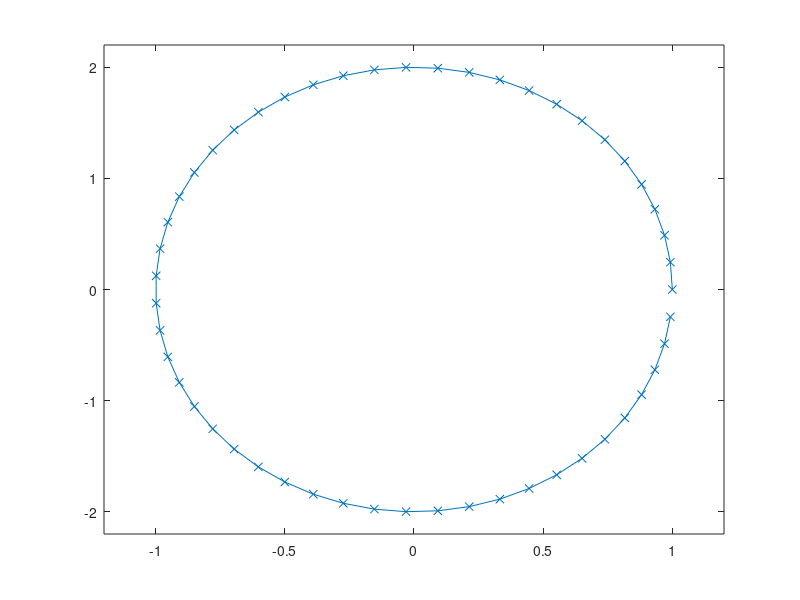

The MATLAB script that drew this image: (Note: this script raises an error after producing the figure.)
function error = surfaceTensionTest(vertices)

% get a circle
if nargin < 1
    vertices = 51;
end

% radius = 1;
% amount = (vertices*radius/2)*sin(2*pi/vertices);
% points = findVerticesNewMaterial([0,0],vertices,amount);

points = zeros(vertices,2);
angles = zeros(vertices,1);

index = 0;
while index < vertices
    theta = 0 + (2*pi*index)/vertices;
    points(index+1,1) = cos(theta);
    points(index+1,2) = 2*sin(theta);
    angles(index+1) = theta;
    index = index + 1;
end


newPoints = points;

% for a certain length of time

time = 0;
maxTime = 0.1;
dt = 0.01;

% errors!

error = 0;

figure;
plot(points(:,1),points(:,2),'x-');
xlim([-1.2,1.2]);ylim([-2.2,2.2]);
hold on;

%pause();

count = 0;
idx = 1;

disp('starting loop')

uns = zeros(vertices,1);

%while time < maxTime
while count < 1
    count = count + 1;
    
    %errors = zeros(1,size(points,1));
    
    % iterate over each point in the circle
    for ii = 1:size(points,1)
        % find the flow strength
        
        [un,normal,tangent] = calculateIntegral(ii,points);
        uns(ii) = un;
        
        news = [points(ii,:);points(ii,:)+0.3*normal];
        plot(news(:,1),news(:,2),'r-x')
        news = [points(ii,:);points(ii,:)+0.3*tangent];
        plot(news(:,1),news(:,2),'k-x')
        ii
        normal
        tangent
        dot(normal,tangent)
        
        
        % this has to be applied in the direction of the outward pointing
        % normal
        
        flow = un.*normal;

        % move that point by how much
        
        newPoints(ii,:) = points(ii,:) + flow*dt;
        
        errors(ii) = findDist(points(ii,:),newPoints(ii,:));
        
        
%         if ii == size(points,1)-1 || ii == size(points,1)-2
%             disp('old')
%             points(ii,:)
%             disp('new')
%             newPoints(ii,:)
%             disp('nonsense')
%             un
%             normal
% 
%         end
           
    end
    
    % the error is just un actually
    %error = mean(errors);
    
    points = newPoints;
    
%     figure;plot(angles,errors)
%     figure;plot(angles,uns)

    % show us the picture        
%     if mod(count,3) == 0
%         fig = figure;
%         plot(points(:,1),points(:,2),'x');
%         xlim([-1.2,1.2]);ylim([-2.2,2.2]);
%         
%         frame = getframe(fig);
%         im{idx} = frame2im(frame);
%         idx = idx + 1;
%     end
    %pause();
    
    time = time + dt;

end

% saveLocation = 'testCircle.tif';
% imwrite(im{1},saveLocation)
% for i=2:numel(im)
%     imwrite(im{i},saveLocation,'WriteMode','append')
% end

end

function [result,normal,properTangent] = calculateIntegral(index,points)
% calculate the integral at the point points(index) = r0

% calculate the normal at r0

r0 = points(index,:);

% add the end of points to the beginning and beginning to the end so it
% loops round (makes it more easy to do the loop later)
% it doesn't matter where we start the integral. And repeats of r0 are
% annoying, so arrange it so this doesn't happen (p124 lab book)


if index > 1 && index < size(points,1)
    % we are not at the end points
    points2 = [points(index-1:end,:);points(1:index+1,:)];
elseif index == 1
    % at the start
    points2 = [points(end,:);points;points(1:2,:)];
else
    % at the end
    points2 = [points(end-1:end,:);points;points(1,:)];
end

% this shifts our original index up by the size of points + 1
newIndex = size(points,1) + 1;

[normal,properTangent] = findTangentQuadratic(points2(newIndex-1,:),points2(newIndex,:),points2(newIndex+1,:),1);

% phi = atan2(points2(newIndex,2),points2(newIndex,1));
% normal = [cos(phi),sin(phi)];

integrandValsX = zeros(size(points2,1)-2,1);
integrandValsY = zeros(size(points2,1)-2,1);

distances = zeros(size(points2,1)-2,1);

% note we loop from 2 to size - 1 here as we added those three extra points
% on the ends of our original points vector
for i=2:(size(points2,1)-1)
    
    % calculate the tangent at points(i)
    [~,tangent] = findTangentQuadratic(points2(i-1,:),points2(i,:),points2(i+1,:),1);
    
%     phi = atan2(points2(i,2),points2(i,1));
%     tangent = [-sin(phi),cos(phi)];

    
    %  find the value of the integrand at points(i)
    if i == 2 || i==size(points2,1)-1
        integrandX = 0;
        integrandY = 0;
    else
        [integrandX,integrandY] = calcIntegrand2(r0,points2(i,:),tangent);
    end
    
    integrandValsX(i-1) = integrandX/(2*pi);
    integrandValsY(i-1) = integrandY/(2*pi);
    
    % now that we have the values for the integral we need to know the
    % distances between points. These get added together so we know the
    % total distance around
    
    if i==2 
        % if we are at our starting point set it to be zero
        distances(i-1) = 0;
    else
        distances(i-1) = distances(i-2) + findDist(points2(i,:),points2(i-1,:));
    end
    
end

% do the integration
% resultX = trapz(distances,integrandValsX);
% resultY = trapz(distances,integrandValsY);


resultX = irregularSimpson(distances,integrandValsX);
resultY = irregularSimpson(distances,integrandValsY);

if isnan(resultX) || isnan(resultY)
    index
    r0 = points2(index,:)
    
    integrandValsX
    integrandValsY
    
    disp('sum')
    sum(integrandValsX(2:end-1))
    
    
    figure;
    plot(distances,integrandValsX)
    
    error('Was NaN')
    
end


% we have to dot with the normal to get the size of the flow in the normal
% direction
result = resultX*normal(1) + resultY*normal(2);

end

function [integrandX,integrandY] = calcIntegrand(r0,rs,t)
% point calculating tension at, point integrating around, normal at r0,
% tangent at rs

dr = rs - r0;

square = (dr(1).^2 + dr(2).^2);

integrandX = t(1)*t(1)*calcJxxx(dr(1),square);

integrandX = integrandX + t(1)*t(2)*calcSumJxxyJxyx(dr(1),dr(2),square);

integrandX = integrandX + t(2)*t(2)*calcJxyy(dr(1),dr(2),square);

integrandY = t(1)*t(1)*calcJyxx(dr(1),dr(2),square);

integrandY = integrandY + t(1)*t(2)*calcSumJyxyJyyx(dr(1),dr(2),square);

integrandY = integrandY + t(2)*t(2)*calcJyyy(dr(2),square);

end

function [integrandX,integrandY] = calcIntegrand2(r0,rs,t)

dr = rs - r0;

square = (dr(1).^2 + dr(2).^2);

Jexpression = calcJexpression(dr(1),dr(2),t(1),t(2));

integrandX = (dr(1)/(square.^2))*Jexpression;

integrandY = (dr(2)/(square.^2))*Jexpression;


end

function result = calcJexpression(dX,dY,tX,tY)

result = tX*tX*(dY*dY-dX*dX) - 4*tX*tY*dX*dY + tY*tY*(dX*dX-dY*dY);

end

function result = calcJxxx(dX,square)
% dY is not needed to  calculate Jxxx

result = dX/square - 2*(dX.^3)/square.^2;

end

function result = calcSumJxxyJxyx(dX,dY,square)
% We only need the sum of these bits not the bits individually so calculate
% the sum instead

result = - 4*dY*(dX.^2)/square.^2;

end

function result = calcJxyy(dX,dY,square)

result = dX/square - 2*dX*(dY.^2)/square.^2;

end

function result = calcJyxx(dX,dY,square)

result = dY/square - 2*dY*(dX.^2)/square.^2;

end

function result = calcSumJyxyJyyx(dX,dY,square)

result = -4*(dX*dY.^2)/square.^2;

end


function result = calcJyyy(dY,square)
% dX is not needed to  calculate Jyyy

result = dY/square - 2*(dY.^3)/square.^2;

end

function quad = irregularSimpson2(x,y)
% calculates the simpson quadrature rule for the x values with matching y
% value. See wikipedia
if mod(size(x,1)-1,2) == 0
    % there are different expressions depending on if there are even or odd
    % number of subintervals. We should always be even but check.
    
    quad = 0;
    
    h = x(2:end)-x(1:end-1); % this is the interval widths
    
    for i=1:size(x,1)/2
        i
    
        alpha = (2*h(2*i+1)^3 - h(2*i)^2 + 3*h(2*i)*h(2*i+1)^2)/(6*h(2*i+1)*(h(2*i+1)+h(2*i)));

        beta = (h(2*i+1)^2+h(2*i)^3+3*h(2*i+1)*h(2*i)*(h(2*i+1)+h(2*i)))/(6*h(2*i+1)*h(2*i));

        gamma = (2*h(2*i)^3-h(2*i+1)^3+3*h(2*i+1)*h(2*i)^2)/(6*h(2*i)*(h(2*i+1)+h(2*i)));

        quad = quad + alpha*y(2*i+2) + beta*y(2*i+1) + gamma*y(2*i);
    
    end
    
else
    disp('aaaaaah')
    quad = NaN;
    
end

end
